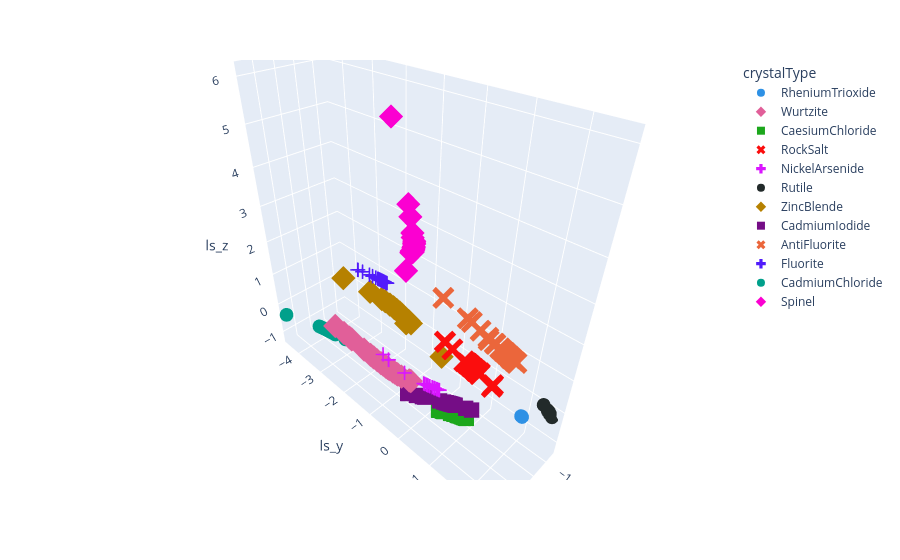

This figure's notebook cell:
### Code cell
# Plot 3d scatter plot of latent_space_mean from the df_rec dataframe. Each crystalType is represented by a different color and marker type
df_latent = df_rec[['latent_space_mean', 'crystalType', 'n_atoms']]
df_latent['np_size'] = df_loss['particleSize']
latent_space_array = np.array(df_latent['latent_space_mean'].tolist())
df_latent[['ls_x', 'ls_y', 'ls_z']] = pd.DataFrame(latent_space_array, index=df_latent.index)
# df_latent[['ls_x_cell', 'ls_y_cell', 'ls_z_cell', 'ls_x_content', 'ls_y_content', 'ls_z_content']] = pd.DataFrame(latent_space_array, index=df_latent.index)
df_latent['loss'] = df_loss['total']

fig = px.scatter_3d(df_latent, x='ls_x', y='ls_y', z='ls_z', color='crystalType', symbol='crystalType', hover_name='crystalType', hover_data=['loss', 'ls_x', 'ls_y', 'ls_z', 'np_size', 'n_atoms'], color_discrete_sequence=px.colors.qualitative.Dark24)
# fig = px.scatter_3d(df_latent, x='ls_x_cell', y='ls_y_cell', z='ls_z_cell', color='crystalType', symbol='crystalType', hover_name='crystalType', hover_data=['loss', 'ls_x_cell', 'ls_y_cell', 'ls_z_cell'], color_discrete_sequence=px.colors.qualitative.Dark24)
# fig = px.scatter_3d(df_latent, x='ls_x_content', y='ls_y_content', z='ls_z_content', color='crystalType', symbol='crystalType', hover_name='crystalType', hover_data=['loss', 'ls_x_content', 'ls_y_content', 'ls_z_content'], color_discrete_sequence=px.colors.qualitative.Dark24)
# fig.update_traces(marker=dict(size=3))
fig.show()
# Save the plot as a html file
fig.write_html(f'{parent_dir}/{experiment_name}/{json_folder}/latent_space.html')
# fig.write_html(f'{parent_dir}/{experiment_name}/{json_folder}/latent_space_cell.html')
# fig.write_html(f'{parent_dir}/{experiment_name}/{json_folder}/latent_space_content.html')

### Figure 1 — Plotly figure (JSON) as saved in the notebook; plotly's stock layout.template omitted (floating-point values rounded to 4 significant figures)
{"data": [{"customdata": [[-10.39, 11.69, 4], [-10.34, 53.6, 4], [-12.18, 11.7, 4], [-11.55, 43.59, 4], [-11.5, 22.4, 4], [-5.296, 33.61, 4], [-10.37, 11.69, 4], [-10.68, 22.39, 4], [-12.1, 43.69, 4], [-9.719, 53.59, 4], [-10.99, 43.59, 4], [-11.09, 11.7, 4], [-11.09, 43.6, 4], [-10.41, 32.38, 4], [-11.73, 22.4, 4], [-11.56, 32.4, 4], [-11.54, 53.62, 4], [-11.45, 11.7, 4], [-11.36, 11.7, 4], [-10.72, 22.41, 4], [-11.64, 32.38, 4], [-11.91, 22.4, 4], [-10.89, 22.39, 4], [-11.17, 53.59, 4], [-9.833, 19.07, 4], [-10.55, 22.44, 4]], "hovertemplate": "<b>%{hovertext}</b><br><br>crystalType=RheniumTrioxide<br>ls_x=%{x}<br>ls_y=%{y}<br>ls_z=%{z}<br>loss=%{customdata[0]}<br>np_size=%{customdata[1]}<br>n_atoms=%{customdata[2]}<extra></extra>", "hovertext": ["RheniumTrioxide", "RheniumTrioxide", "RheniumTrioxide", "RheniumTrioxide", "RheniumTrioxide", "RheniumTrioxide", "RheniumTrioxide", "RheniumTrioxide", "RheniumTrioxide", "RheniumTrioxide", "RheniumTrioxide", "RheniumTrioxide", "RheniumTrioxide", "RheniumTrioxide", "RheniumTrioxide", "RheniumTrioxide", "RheniumTrioxide", "RheniumTrioxide", "RheniumTrioxide", "RheniumTrioxide", "RheniumTrioxide", "RheniumTrioxide", "RheniumTrioxide", "RheniumTrioxide", "RheniumTrioxide", "RheniumTrioxide"], "legendgroup": "RheniumTrioxide", "marker": {"color": "#2E91E5", "symbol": "circle"}, "mode": "markers", "name": "RheniumTrioxide", "scene": "scene", "showlegend": true, "type": "scatter3d", "x": [-1.022, -1.022, -1.022, -1.022, -1.022, -1.033, -1.022, -1.022, -1.021, -1.022, -1.022, -1.022, -1.022, -1.022, -1.022, -1.022, -1.022, -1.022, -1.022, -1.022, -1.022, -1.022, -1.022, -1.022, -1.049, -1.021], "y": [1.977, 1.978, 1.978, 1.978, 1.978, 1.988, 1.977, 1.978, 1.976, 1.977, 1.978, 1.978, 1.978, 1.978, 1.978, 1.978, 1.978, 1.978, 1.978, 1.978, 1.978, 1.978, 1.977, 1.978, 1.99, 1.976], "z": [-0.542, -0.5414, -0.5413, -0.5417, -0.5414, -0.5535, -0.542, -0.542, -0.541, -0.542, -0.5414, -0.5415, -0.5414, -0.5419, -0.5414, -0.5414, -0.5414, -0.5415, -0.5414, -0.5414, -0.5415, -0.5416, -0.5419, -0.5415, -0.5814, -0.5416]}, {"customdata": [[-10.27, 23.97, 4], [-8.922, 53.75, 4], [-9.565, 43.55, 4], [-8.861, 45.15, 4], [-10.03, 34.8, 4], [-10.15, 53.67, 4], [-7.957, 23.32, 4], [-9.583, 43.39, 4], [-6.768, 35.71, 4], [-8.761, 12.72, 4], [-9.789, 43.55, 4], [-10.2, 54.11, 4], [-10.01, 54.04, 4], [-7.679, 34.46, 4], [-10.56, 53.62, 4], [-8.219, 13.37, 4], [-7.424, 33.17, 4], [-9.513, 33.23, 4], [-8.503, 23.35, 4], [-10.89, 22.91, 4], [-10.03, 11.33, 4], [-8.581, 53.82, 4], [-7.987, 53.47, 4], [-9.88, 54.02, 4], [-8.501, 53.59, 4], [-8.952, 53.4, 4], [-10.64, 23.03, 4]], "hovertemplate": "<b>%{hovertext}</b><br><br>crystalType=Wurtzite<br>ls_x=%{x}<br>ls_y=%{y}<br>ls_z=%{z}<br>loss=%{customdata[0]}<br>np_size=%{customdata[1]}<br>n_atoms=%{customdata[2]}<extra></extra>", "hovertext": ["Wurtzite", "Wurtzite", "Wurtzite", "Wurtzite", "Wurtzite", "Wurtzite", "Wurtzite", "Wurtzite", "Wurtzite", "Wurtzite", "Wurtzite", "Wurtzite", "Wurtzite", "Wurtzite", "Wurtzite", "Wurtzite", "Wurtzite", "Wurtzite", "Wurtzite", "Wurtzite", "Wurtzite", "Wurtzite", "Wurtzite", "Wurtzite", "Wurtzite", "Wurtzite", "Wurtzite"], "legendgroup": "Wurtzite", "marker": {"color": "#E15F99", "symbol": "diamond"}, "mode": "markers", "name": "Wurtzite", "scene": "scene", "showlegend": true, "type": "scatter3d", "x": [0.5613, 0.5053, 0.3604, 0.7259, 0.7094, 0.4363, 0.7662, 0.4501, 0.8347, 0.3686, 0.4641, 0.5351, 0.4886, 0.6263, 0.3878, 0.2489, 0.2331, 0.405, 0.4054, 0.4641, 0.5613, 0.405, 0.2489, 0.5825, 0.3579, 0.3241, 0.4707], "y": [-1.195, -1.003, -0.5899, -1.847, -1.785, -0.7954, -1.996, -0.8334, -2.228, -0.615, -0.8757, -1.103, -0.9502, -1.452, -0.664, -0.3242, -0.2863, -0.7094, -0.7105, -0.8757, -1.195, -0.7094, -0.3242, -1.276, -0.5881, -0.5047, -0.8955], "z": [0.1843, 0.0919, -0.08474, 0.4939, 0.4636, -0.00508, 0.5701, 0.01408, 0.691, -0.08132, 0.03212, 0.1384, 0.06702, 0.306, -0.06146, -0.1701, -0.1758, -0.04261, -0.04207, 0.03212, 0.1843, -0.04261, -0.1701, 0.2209, -0.09206, -0.1218, 0.04157]}, {"customdata": [[-3.171, 14.85, 2], [-8.956, 14.72, 2], [-6.014, 13.11, 2], [-8.885, 54.36, 2], [-9.001, 44.05, 2], [-11.21, 23.74, 2], [-8.65, 34.73, 2], [-11.29, 43.64, 2], [-9.25, 13.62, 2], [-7.614, 19.52, 2], [-8.576, 54.07, 2], [-5.276, 53.59, 2], [-10.03, 43.56, 2], [-8.72, 23.35, 2], [-10.08, 14.21, 2], [-9.598, 13.61, 2], [-6.045, 15.36, 2], [-9.008, 54.27, 2], [-8.758, 44.01, 2], [-9.88, 33.81, 2], [-7.129, 15.4, 2], [-8.941, 13.91, 2], [-10.86, 54.2, 2], [-9.444, 54.72, 2], [-9.316, 44.17, 2], [-8.246, 34.42, 2]], "hovertemplate": "<b>%{hovertext}</b><br><br>crystalType=CaesiumChloride<br>ls_x=%{x}<br>ls_y=%{y}<br>ls_z=%{z}<br>loss=%{customdata[0]}<br>np_size=%{customdata[1]}<br>n_atoms=%{customdata[2]}<extra></extra>", "hovertext": ["CaesiumChloride", "CaesiumChloride", "CaesiumChloride", "CaesiumChloride", "CaesiumChloride", "CaesiumChloride", "CaesiumChloride", "CaesiumChloride", "CaesiumChloride", "CaesiumChloride", "CaesiumChloride", "CaesiumChloride", "CaesiumChloride", "CaesiumChloride", "CaesiumChloride", "CaesiumChloride", "CaesiumChloride", "CaesiumChloride", "CaesiumChloride", "CaesiumChloride", "CaesiumChloride", "CaesiumChloride", "CaesiumChloride", "CaesiumChloride", "CaesiumChloride", "CaesiumChloride"], "legendgroup": "CaesiumChloride", "marker": {"color": "#1CA71C", "symbol": "square"}, "mode": "markers", "name": "CaesiumChloride", "scene": "scene", "showlegend": true, "type": "scatter3d", "x": [-0.2618, -0.4438, -0.3876, -0.4749, -0.5128, -0.4219, -0.2767, -0.473, -0.3509, -0.5146, -0.4963, -0.4873, -0.425, -0.4872, -0.475, -0.5128, -0.2244, -0.4933, -0.5235, -0.5027, -0.2214, -0.4933, -0.5091, -0.3876, -0.5214, -0.4657], "y": [0.3141, 0.6894, 0.5759, 0.7524, 0.8293, 0.6452, 0.3459, 0.7482, 0.5008, 0.833, 0.7959, 0.7774, 0.6515, 0.7773, 0.7524, 0.8293, 0.2331, 0.7897, 0.851, 0.8087, 0.2264, 0.7897, 0.8213, 0.5759, 0.8468, 0.7336], "z": [-1.149, -1.154, -1.147, -1.161, -1.171, -1.151, -1.147, -1.161, -1.145, -1.171, -1.166, -1.164, -1.151, -1.164, -1.161, -1.171, -1.155, -1.166, -1.174, -1.168, -1.155, -1.166, -1.17, -1.147, -1.173, -1.159]}, {"customdata": [[-8.837, 13.08, 8], [-10.03, 23.56, 8], [-10.24, 24.03, 8], [-9.55, 43.26, 8], [-10.47, 14.43, 8], [-10.26, 13.57, 8], [-10.72, 53.82, 8], [-9.751, 44.16, 8], [-9.667, 45.06, 8], [-10.8, 12.93, 8], [-10.08, 44.35, 8], [-9.995, 13.13, 8], [-9.756, 23.65, 8], [-10.19, 54.02, 8], [-6.391, 8.893, 8], [-10.59, 33.61, 8], [-7.922, 13.16, 8], [-10.76, 13.38, 8], [-7.08, 19.88, 8], [-7.123, 34.34, 8], [-9.926, 53.51, 8], [-8.947, 24.2, 8], [-3.316, 22.84, 8], [-9.249, 54.55, 8], [-10.38, 43.99, 8], [-8.86, 44.41, 8]], "hovertemplate": "<b>%{hovertext}</b><br><br>crystalType=RockSalt<br>ls_x=%{x}<br>ls_y=%{y}<br>ls_z=%{z}<br>loss=%{customdata[0]}<br>np_size=%{customdata[1]}<br>n_atoms=%{customdata[2]}<extra></extra>", "hovertext": ["RockSalt", "RockSalt", "RockSalt", "RockSalt", "RockSalt", "RockSalt", "RockSalt", "RockSalt", "RockSalt", "RockSalt", "RockSalt", "RockSalt", "RockSalt", "RockSalt", "RockSalt", "RockSalt", "RockSalt", "RockSalt", "RockSalt", "RockSalt", "RockSalt", "RockSalt", "RockSalt", "RockSalt", "RockSalt", "RockSalt"], "legendgroup": "RockSalt", "marker": {"color": "#FB0D0D", "symbol": "x"}, "mode": "markers", "name": "RockSalt", "scene": "scene", "showlegend": true, "type": "scatter3d", "x": [-0.3703, -0.3517, -0.2157, -0.6447, -0.2058, -0.3088, -0.3505, -0.3959, 0.0713, -0.3959, -0.2058, -0.3517, -0.3563, -0.3443, -0.6694, -0.3517, 0.07469, -0.332, -0.6694, -0.1758, -0.3819, -0.2636, -0.005897, -0.005897, -0.4123, -0.2467], "y": [1.115, 1.083, 0.9559, 1.374, 0.9359, 1.054, 1.096, 1.159, 0.5361, 1.159, 0.9359, 1.083, 1.102, 1.09, 1.335, 1.083, 0.5286, 1.077, 1.335, 0.8845, 1.126, 1.007, 0.6785, 0.6785, 1.142, 0.9889], "z": [0.7237, 0.743, 0.9703, 0.3048, 0.9797, 0.8204, 0.7551, 0.7004, 1.508, 0.7004, 0.9797, 0.743, 0.746, 0.7647, 0.1964, 0.743, 1.516, 0.7838, 0.1964, 1.018, 0.7054, 0.8923, 1.343, 1.343, 0.6488, 0.9192]}, {"customdata": [[-9.585, 23.55, 4], [-5.301, 45.52, 4], [-10.29, 12.23, 4], [-6.971, 13.45, 4], [-8.928, 33.64, 4], [-10.69, 11.84, 4], [-11.07, 43.93, 4], [-10.08, 12.23, 4], [-11.22, 23.53, 4], [6.569, 23.56, 4], [-10.94, 33.8, 4], [-10.63, 33.72, 4], [-10.43, 23.82, 4], [-9.688, 53.88, 4], [-10.85, 53.89, 4], [-9.833, 23.9, 4], [-9.714, 23.69, 4], [-9.775, 54.13, 4], [-9.796, 23.43, 4], [-10.78, 43.74, 4], [-8.929, 23.99, 4], [-10.51, 54.01, 4], [-10.69, 43.82, 4], [-7.051, 24.39, 4], [-10.82, 53.72, 4], [-9.849, 43.94, 4], [-11.17, 13.19, 4]], "hovertemplate": "<b>%{hovertext}</b><br><br>crystalType=NickelArsenide<br>ls_x=%{x}<br>ls_y=%{y}<br>ls_z=%{z}<br>loss=%{customdata[0]}<br>np_size=%{customdata[1]}<br>n_atoms=%{customdata[2]}<extra></extra>", "hovertext": ["NickelArsenide", "NickelArsenide", "NickelArsenide", "NickelArsenide", "NickelArsenide", "NickelArsenide", "NickelArsenide", "NickelArsenide", "NickelArsenide", "NickelArsenide", "NickelArsenide", "NickelArsenide", "NickelArsenide", "NickelArsenide", "NickelArsenide", "NickelArsenide", "NickelArsenide", "NickelArsenide", "NickelArsenide", "NickelArsenide", "NickelArsenide", "NickelArsenide", "NickelArsenide", "NickelArsenide", "NickelArsenide", "NickelArsenide", "NickelArsenide"], "legendgroup": "NickelArsenide", "marker": {"color": "#DA16FF", "symbol": "cross"}, "mode": "markers", "name": "NickelArsenide", "scene": "scene", "showlegend": true, "type": "scatter3d", "x": [0.06958, 0.5518, 0.1045, 0.5067, 0.1267, 0.0422, 0.06987, 0.1063, -0.0387, 0.3485, -0.01829, 0.02101, 0.007456, 0.06987, 0.1045, 0.1045, 0.08901, 0.1405, 0.01492, -0.01829, 0.1267, 0.007697, -0.03337, 0.5045, -0.04597, -0.01303, -0.01823], "y": [0.163, -0.8669, 0.1013, -0.7395, 0.06116, 0.2103, 0.1624, 0.0978, 0.3465, -0.3764, 0.3126, 0.2465, 0.2694, 0.1624, 0.1013, 0.1013, 0.1265, 0.03599, 0.2567, 0.3126, 0.06116, 0.269, 0.3382, -0.734, 0.3587, 0.3043, 0.3123], "z": [-0.1263, 0.502, -0.1033, 0.3926, -0.08838, -0.1438, -0.1262, -0.1026, -0.1925, 0.115, -0.1805, -0.1568, -0.165, -0.1262, -0.1033, -0.1033, -0.1165, -0.07851, -0.1607, -0.1805, -0.08838, -0.1649, -0.1887, 0.3873, -0.1966, -0.1767, -0.1806]}, {"customdata": [[-8.835, 12.31, 6], [-10.3, 33.2, 6], [-8.848, 53.86, 6], [-10.91, 33.18, 6], [-8.438, 43.77, 6], [-10.35, 53.89, 6], [-11.45, 43.95, 6], [-10.78, 22.6, 6], [-6.344, 46.41, 6], [-6.627, 16.28, 6], [-8.883, 33.44, 6], [-9.971, 33.42, 6], [-4.03, 13.2, 6], [-11.32, 12.47, 6], [-8.873, 22.54, 6], [-7.078, 43.44, 6], [-7.155, 25.89, 6], [-10.23, 43.57, 6], [-7.001, 22.97, 6], [-8.333, 43.45, 6], [-8.186, 23.17, 6], [-7.805, 43.59, 6], [11.47, 12.41, 6], [-9.599, 33.32, 6], [-9.728, 53.55, 6], [-10.17, 22.6, 6], [-10.59, 12.48, 6]], "hovertemplate": "<b>%{hovertext}</b><br><br>crystalType=Rutile<br>ls_x=%{x}<br>ls_y=%{y}<br>ls_z=%{z}<br>loss=%{customdata[0]}<br>np_size=%{customdata[1]}<br>n_atoms=%{customdata[2]}<extra></extra>", "hovertext": ["Rutile", "Rutile", "Rutile", "Rutile", "Rutile", "Rutile", "Rutile", "Rutile", "Rutile", "Rutile", "Rutile", "Rutile", "Rutile", "Rutile", "Rutile", "Rutile", "Rutile", "Rutile", "Rutile", "Rutile", "Rutile", "Rutile", "Rutile", "Rutile", "Rutile", "Rutile", "Rutile"], "legendgroup": "Rutile", "marker": {"color": "#222A2A", "symbol": "circle"}, "mode": "markers", "name": "Rutile", "scene": "scene", "showlegend": true, "type": "scatter3d", "x": [-1.193, -1.151, -1.151, -1.15, -1.153, -1.152, -1.138, -1.153, -1.157, -1.156, -1.153, -1.153, -1.027, -1.151, -1.153, -1.261, -1.155, -1.153, -1.155, -1.126, -1.202, -1.202, -1.186, -1.153, -1.157, -1.153, -1.152], "y": [2.532, 2.507, 2.505, 2.506, 2.509, 2.506, 2.497, 2.505, 2.52, 2.517, 2.504, 2.504, 2.42, 2.505, 2.509, 2.572, 2.514, 2.505, 2.514, 2.494, 2.532, 2.532, 2.535, 2.505, 2.511, 2.505, 2.506], "z": [-0.1243, -0.03699, -0.03949, -0.03685, -0.03874, -0.04004, -0.01187, -0.04554, -0.04029, -0.03943, -0.04576, -0.04516, 0.2132, -0.04045, -0.03874, -0.2652, -0.03888, -0.0448, -0.03922, 0.01728, -0.1487, -0.1487, -0.1077, -0.04455, -0.04791, -0.04521, -0.04014]}, {"customdata": [[-9.603, 22.39, 8], [-7.515, 11.68, 8], [-9.62, 33.7, 8], [-10.45, 22.87, 8], [-10.17, 42.62, 8], [-9.996, 32.94, 8], [-10.43, 43.9, 8], [-9.751, 53.58, 8], [-10.43, 22.87, 8], [-3.569, 32.78, 8], [-7.603, 33.18, 8], [-10.42, 53.13, 8], [-9.779, 53.45, 8], [-9.779, 53.85, 8], [-10.14, 12.43, 8], [-9.106, 53.06, 8], [-8.913, 33.55, 8], [-9.451, 12.05, 8], [-10.57, 43.21, 8], [-9.682, 43.01, 8], [-9.944, 33.94, 8], [-8.985, 12.81, 8], [-8.811, 11.41, 8], [-10.75, 33.24, 8], [-9.004, 12.05, 8], [-9.57, 22.71, 8]], "hovertemplate": "<b>%{hovertext}</b><br><br>crystalType=ZincBlende<br>ls_x=%{x}<br>ls_y=%{y}<br>ls_z=%{z}<br>loss=%{customdata[0]}<br>np_size=%{customdata[1]}<br>n_atoms=%{customdata[2]}<extra></extra>", "hovertext": ["ZincBlende", "ZincBlende", "ZincBlende", "ZincBlende", "ZincBlende", "ZincBlende", "ZincBlende", "ZincBlende", "ZincBlende", "ZincBlende", "ZincBlende", "ZincBlende", "ZincBlende", "ZincBlende", "ZincBlende", "ZincBlende", "ZincBlende", "ZincBlende", "ZincBlende", "ZincBlende", "ZincBlende", "ZincBlende", "ZincBlende", "ZincBlende", "ZincBlende", "ZincBlende"], "legendgroup": "ZincBlende", "marker": {"color": "#B68100", "symbol": "diamond"}, "mode": "markers", "name": "ZincBlende", "scene": "scene", "showlegend": true, "type": "scatter3d", "x": [0.05126, 0.04634, 0.1615, 0.09865, 0.1618, 0.08784, 0.1409, 0.1211, 0.09852, -0.1603, 0.2143, 0.09506, 0.3082, 0.106, 0.133, 0.5558, 0.1368, 0.106, 0.08286, 0.05126, 0.1928, 0.1617, 0.06218, 0.09493, 0.1058, 0.06204], "y": [-0.4761, -0.6304, -1.025, -0.7326, -1.024, -0.6739, -0.9363, -0.8453, -0.7321, 0.2689, -1.232, -0.7134, -1.506, -0.7707, -0.9009, -2.121, -0.9181, -0.7707, -0.6722, -0.4761, -1.141, -1.023, -0.5351, -0.7128, -0.7702, -0.5356], "z": [1.372, 1.274, 1.65, 1.522, 1.652, 1.492, 1.616, 1.576, 1.522, 0.7301, 1.718, 1.513, 1.826, 1.541, 1.6, 2.013, 1.608, 1.541, 1.473, 1.372, 1.697, 1.652, 1.41, 1.512, 1.541, 1.41]}, {"customdata": [[-9.645, 53.95, 3], [-9.384, 43.31, 3], [-11.54, 23.65, 3], [-8.858, 34.12, 3], [-10.65, 53.58, 3], [-10.4, 43.29, 3], [-10.07, 53.48, 3], [-2.338, 23.32, 3], [-8.711, 12.39, 3], [-8.814, 23.24, 3], [-8.808, 34.12, 3], [-10.71, 23.53, 3], [-10.18, 33.35, 3], [-10.4, 54.07, 3], [-10.7, 43.71, 3], [-10.38, 13.34, 3], [-10.08, 23.1, 3], [-10.95, 53.53, 3], [-7.063, 43.82, 3], [-9.465, 33.06, 3], [-9.102, 22.69, 3], [-11.44, 53.34, 3], [-10.12, 13.38, 3], [-9.115, 33.2, 3], [-9.14, 53.48, 3], [-10.64, 22.33, 3], [-9.309, 33.35, 3]], "hovertemplate": "<b>%{hovertext}</b><br><br>crystalType=CadmiumIodide<br>ls_x=%{x}<br>ls_y=%{y}<br>ls_z=%{z}<br>loss=%{customdata[0]}<br>np_size=%{customdata[1]}<br>n_atoms=%{customdata[2]}<extra></extra>", "hovertext": ["CadmiumIodide", "CadmiumIodide", "CadmiumIodide", "CadmiumIodide", "CadmiumIodide", "CadmiumIodide", "CadmiumIodide", "CadmiumIodide", "CadmiumIodide", "CadmiumIodide", "CadmiumIodide", "CadmiumIodide", "CadmiumIodide", "CadmiumIodide", "CadmiumIodide", "CadmiumIodide", "CadmiumIodide", "CadmiumIodide", "CadmiumIodide", "CadmiumIodide", "CadmiumIodide", "CadmiumIodide", "CadmiumIodide", "CadmiumIodide", "CadmiumIodide", "CadmiumIodide", "CadmiumIodide"], "legendgroup": "CadmiumIodide", "marker": {"color": "#750D86", "symbol": "square"}, "mode": "markers", "name": "CadmiumIodide", "scene": "scene", "showlegend": true, "type": "scatter3d", "x": [-0.2941, -0.02364, -0.3053, 0.03397, -0.3314, -0.3699, -0.3392, -0.558, -0.4896, 0.03397, -0.04664, -0.3137, -0.2675, -0.1981, -0.3398, -0.3685, -0.2407, -0.3137, 0.1197, -0.3203, -0.2675, -0.3543, -0.3656, -0.2751, -0.3398, -0.2903, -0.2675], "y": [0.4564, -0.1386, 0.4786, -0.2818, 0.5295, 0.6034, 0.5445, 0.9487, 0.8249, -0.2818, -0.08077, 0.4949, 0.4038, 0.262, 0.5455, 0.6007, 0.3498, 0.4949, -0.4923, 0.5079, 0.4038, 0.5736, 0.5951, 0.4189, 0.5455, 0.4489, 0.4038], "z": [-0.7697, -0.8008, -0.7707, -0.826, -0.7735, -0.7782, -0.7744, -0.8157, -0.7995, -0.826, -0.791, -0.7716, -0.7674, -0.765, -0.7745, -0.7777, -0.7658, -0.7716, -0.8575, -0.7723, -0.7674, -0.7762, -0.7775, -0.768, -0.7745, -0.7693, -0.7674]}, {"customdata": [[-8.369, 53.79, 12], [-9.155, 12.76, 12], [-8.478, 23.71, 12], [-7.858, 14.23, 12], [-7.131, 25.44, 12], [-8.021, 54.09, 12], [-7.814, 23.85, 12], [-8.098, 34.35, 12], [-8.03, 24.52, 12], [-8.55, 12.76, 12], [-8.242, 12.7, 12], [-7.721, 34.02, 12], [-9.047, 23.02, 12], [-6.938, 45.42, 12], [-9.784, 54.12, 12], [-10.44, 45.22, 12], [-8.506, 44.09, 12], [-9.112, 43.9, 12], [-5.859, 46.42, 12], [-8.679, 43.9, 12], [-7.931, 53.53, 12], [-8.453, 54.15, 12], [-8.3, 23.13, 12], [-8.837, 22.7, 12], [-7.843, 44.32, 12], [-6.183, 55.62, 12], [-9.545, 43.78, 12]], "hovertemplate": "<b>%{hovertext}</b><br><br>crystalType=AntiFluorite<br>ls_x=%{x}<br>ls_y=%{y}<br>ls_z=%{z}<br>loss=%{customdata[0]}<br>np_size=%{customdata[1]}<br>n_atoms=%{customdata[2]}<extra></extra>", "hovertext": ["AntiFluorite", "AntiFluorite", "AntiFluorite", "AntiFluorite", "AntiFluorite", "AntiFluorite", "AntiFluorite", "AntiFluorite", "AntiFluorite", "AntiFluorite", "AntiFluorite", "AntiFluorite", "AntiFluorite", "AntiFluorite", "AntiFluorite", "AntiFluorite", "AntiFluorite", "AntiFluorite", "AntiFluorite", "AntiFluorite", "AntiFluorite", "AntiFluorite", "AntiFluorite", "AntiFluorite", "AntiFluorite", "AntiFluorite", "AntiFluorite"], "legendgroup": "AntiFluorite", "marker": {"color": "#EB663B", "symbol": "x"}, "mode": "markers", "name": "AntiFluorite", "scene": "scene", "showlegend": true, "type": "scatter3d", "x": [-0.6229, -0.6313, -0.4228, -0.4221, -0.1464, -0.5943, -0.3092, -0.3092, -0.3659, -0.6341, -0.654, -0.291, -0.5746, -0.1144, -0.4847, -0.2192, -0.553, -0.5357, 0.04213, -0.3092, -0.6341, -0.5009, -0.5686, -0.6021, -0.3593, 0.04213, -0.4591], "y": [1.819, 1.83, 1.544, 1.542, 0.9956, 1.782, 1.324, 1.324, 1.453, 1.833, 1.825, 1.322, 1.757, 0.9123, 1.635, 1.17, 1.729, 1.706, 0.3967, 1.324, 1.833, 1.656, 1.733, 1.793, 1.442, 0.3967, 1.597], "z": [1.346, 1.332, 1.676, 1.675, 2.199, 1.393, 1.831, 1.831, 1.772, 1.328, 1.305, 1.906, 1.424, 2.265, 1.573, 2.038, 1.46, 1.488, 2.572, 1.831, 1.328, 1.544, 1.429, 1.379, 1.781, 2.572, 1.614]}, {"customdata": [[-9.563, 33.34, 12], [-9.376, 54.09, 12], [-9.555, 43.25, 12], [-9.075, 33.12, 12], [-10.16, 11.48, 12], [-9.727, 12.0, 12], [-10.04, 33.88, 12], [-9.401, 54.57, 12], [-9.087, 23.64, 12], [-9.094, 54.49, 12], [-10.11, 54.28, 12], [-9.865, 54.46, 12], [-9.156, 33.56, 12], [-8.067, 54.35, 12], [-9.602, 43.97, 12], [-8.652, 33.24, 12], [-9.011, 43.76, 12], [-8.895, 33.61, 12], [-9.603, 33.77, 12], [-9.327, 54.25, 12], [-8.863, 49.4, 12], [-9.598, 23.68, 12], [-10.24, 43.83, 12], [-9.913, 11.44, 12], [-10.01, 44.36, 12], [-9.924, 33.3, 12]], "hovertemplate": "<b>%{hovertext}</b><br><br>crystalType=Fluorite<br>ls_x=%{x}<br>ls_y=%{y}<br>ls_z=%{z}<br>loss=%{customdata[0]}<br>np_size=%{customdata[1]}<br>n_atoms=%{customdata[2]}<extra></extra>", "hovertext": ["Fluorite", "Fluorite", "Fluorite", "Fluorite", "Fluorite", "Fluorite", "Fluorite", "Fluorite", "Fluorite", "Fluorite", "Fluorite", "Fluorite", "Fluorite", "Fluorite", "Fluorite", "Fluorite", "Fluorite", "Fluorite", "Fluorite", "Fluorite", "Fluorite", "Fluorite", "Fluorite", "Fluorite", "Fluorite", "Fluorite"], "legendgroup": "Fluorite", "marker": {"color": "#511CFB", "symbol": "cross"}, "mode": "markers", "name": "Fluorite", "scene": "scene", "showlegend": true, "type": "scatter3d", "x": [0.1377, 0.1593, 0.1028, 0.1293, 0.1158, 0.174, 0.1592, 0.3194, 0.09607, 0.3163, 0.1251, 0.2778, 0.1464, 0.2219, 0.1249, 0.1007, 0.138, 0.1482, 0.1548, 0.1115, 0.09476, 0.09861, 0.121, 0.1115, 0.1978, 0.1366], "y": [-1.324, -1.398, -1.197, -1.294, -1.246, -1.447, -1.397, -1.882, -1.17, -1.874, -1.279, -1.768, -1.353, -1.602, -1.278, -1.188, -1.324, -1.361, -1.382, -1.23, -1.186, -1.18, -1.264, -1.23, -1.526, -1.319], "z": [2.153, 2.166, 2.132, 2.148, 2.139, 2.174, 2.166, 2.244, 2.13, 2.243, 2.145, 2.227, 2.158, 2.2, 2.145, 2.132, 2.154, 2.158, 2.163, 2.137, 2.119, 2.13, 2.143, 2.137, 2.187, 2.153]}, {"customdata": [[-11.5, 22.25, 9], [-10.94, 43.77, 9], [-10.56, 43.53, 9], [-11.18, 22.79, 9], [-11.1, 22.79, 9], [-11.51, 53.7, 9], [-11.01, 43.31, 9], [-10.71, 22.2, 9], [-10.8, 43.87, 9], [-10.88, 24.11, 9], [33.76, 12.03, 9], [-11.61, 53.92, 9], [-10.45, 10.22, 9], [-11.14, 33.16, 9], [-7.726, 53.49, 9], [-9.381, 10.02, 9], [-10.08, 53.98, 9], [-10.46, 53.84, 9], [-10.96, 22.99, 9], [-11.05, 9.864, 9], [-6.878, 29.77, 9], [-10.72, 53.57, 9], [-11.04, 43.77, 9], [-6.426, 19.85, 9], [-10.37, 33.26, 9], [-11.06, 53.7, 9]], "hovertemplate": "<b>%{hovertext}</b><br><br>crystalType=CadmiumChloride<br>ls_x=%{x}<br>ls_y=%{y}<br>ls_z=%{z}<br>loss=%{customdata[0]}<br>np_size=%{customdata[1]}<br>n_atoms=%{customdata[2]}<extra></extra>", "hovertext": ["CadmiumChloride", "CadmiumChloride", "CadmiumChloride", "CadmiumChloride", "CadmiumChloride", "CadmiumChloride", "CadmiumChloride", "CadmiumChloride", "CadmiumChloride", "CadmiumChloride", "CadmiumChloride", "CadmiumChloride", "CadmiumChloride", "CadmiumChloride", "CadmiumChloride", "CadmiumChloride", "CadmiumChloride", "CadmiumChloride", "CadmiumChloride", "CadmiumChloride", "CadmiumChloride", "CadmiumChloride", "CadmiumChloride", "CadmiumChloride", "CadmiumChloride", "CadmiumChloride"], "legendgroup": "CadmiumChloride", "marker": {"color": "#00A08B", "symbol": "circle"}, "mode": "markers", "name": "CadmiumChloride", "scene": "scene", "showlegend": true, "type": "scatter3d", "x": [0.3081, 0.4001, 0.3163, 0.3478, 0.348, 0.3312, 0.348, 0.305, 0.4273, 0.4494, 0.8509, 0.3173, 0.4001, 0.2984, 0.3659, 0.3625, 0.3625, 0.3369, 0.3625, 0.3336, 0.2244, 0.2942, 0.4001, 0.2244, 0.3812, 0.4044], "y": [-3.08, -3.368, -3.106, -3.207, -3.208, -3.155, -3.208, -3.068, -3.448, -3.516, -4.452, -3.11, -3.368, -3.047, -3.142, -3.253, -3.253, -3.172, -3.253, -3.161, -2.699, -3.033, -3.368, -2.699, -3.311, -3.381], "z": [-0.446, -0.3934, -0.4393, -0.4192, -0.4191, -0.4309, -0.4191, -0.4469, -0.3822, -0.3727, -0.2867, -0.4397, -0.3934, -0.4515, -0.3342, -0.4114, -0.4114, -0.4251, -0.4113, -0.4273, -0.4576, -0.4547, -0.3934, -0.4576, -0.402, -0.3919]}, {"customdata": [[-7.971, 43.42, 56], [-7.16, 43.34, 56], [-8.312, 22.71, 56], [-7.523, 13.31, 56], [-8.639, 43.39, 56], [-7.756, 22.53, 56], [-8.19, 44.0, 56], [-8.873, 32.62, 56], [-8.351, 34.36, 56], [-8.071, 33.33, 56], [-7.583, 43.58, 56], [-8.857, 43.35, 56], [-8.49, 22.83, 56], [-7.848, 23.33, 56], [-8.525, 53.29, 56], [-8.769, 23.25, 56], [-6.636, 23.11, 56], [-8.216, 43.53, 56], [-7.944, 43.71, 56], [-8.578, 9.775, 56], [-9.558, 43.06, 56], [-7.696, 10.78, 56], [-7.711, 34.31, 56], [-5.558, 13.08, 56], [-8.377, 22.99, 56], [-8.236, 43.57, 56], [-9.811, 33.22, 56]], "hovertemplate": "<b>%{hovertext}</b><br><br>crystalType=Spinel<br>ls_x=%{x}<br>ls_y=%{y}<br>ls_z=%{z}<br>loss=%{customdata[0]}<br>np_size=%{customdata[1]}<br>n_atoms=%{customdata[2]}<extra></extra>", "hovertext": ["Spinel", "Spinel", "Spinel", "Spinel", "Spinel", "Spinel", "Spinel", "Spinel", "Spinel", "Spinel", "Spinel", "Spinel", "Spinel", "Spinel", "Spinel", "Spinel", "Spinel", "Spinel", "Spinel", "Spinel", "Spinel", "Spinel", "Spinel", "Spinel", "Spinel", "Spinel", "Spinel"], "legendgroup": "Spinel", "marker": {"color": "#FB00D1", "symbol": "diamond"}, "mode": "markers", "name": "Spinel", "scene": "scene", "showlegend": true, "type": "scatter3d", "x": [0.06667, 0.1266, 0.0608, 0.04332, 0.04875, 0.04842, 0.2502, 0.1157, 0.2502, 0.04875, 0.05621, 0.04881, 0.04982, 0.04332, 0.04922, 0.06806, 0.1266, 0.0493, 0.04869, 0.05377, 0.06806, 0.1927, 0.5291, 0.5291, 0.09721, 0.1151, 0.117], "y": [-0.4602, -0.5601, -0.4006, -0.4589, -0.4301, -0.4372, -0.3816, -0.3987, -0.3816, -0.4301, -0.4081, -0.4494, -0.4229, -0.4589, -0.4261, -0.4698, -0.5601, -0.4281, -0.4414, -0.4113, -0.4698, -0.3838, -0.5083, -0.5083, -0.4101, -0.3997, -0.4078], "z": [3.283, 2.783, 3.534, 3.242, 3.357, 3.322, 4.417, 3.746, 4.417, 3.357, 3.488, 3.261, 3.394, 3.242, 3.376, 3.241, 2.783, 3.368, 3.3, 3.462, 3.241, 4.132, 6.059, 6.059, 3.627, 3.741, 3.33]}], "layout": {"legend": {"title": {"text": "crystalType"}, "tracegroupgap": 0}, "margin": {"t": 60}, "scene": {"domain": {"x": [0, 1], "y": [0, 1]}, "xaxis": {"title": {"text": "ls_x"}}, "yaxis": {"title": {"text": "ls_y"}}, "zaxis": {"title": {"text": "ls_z"}}}}}
